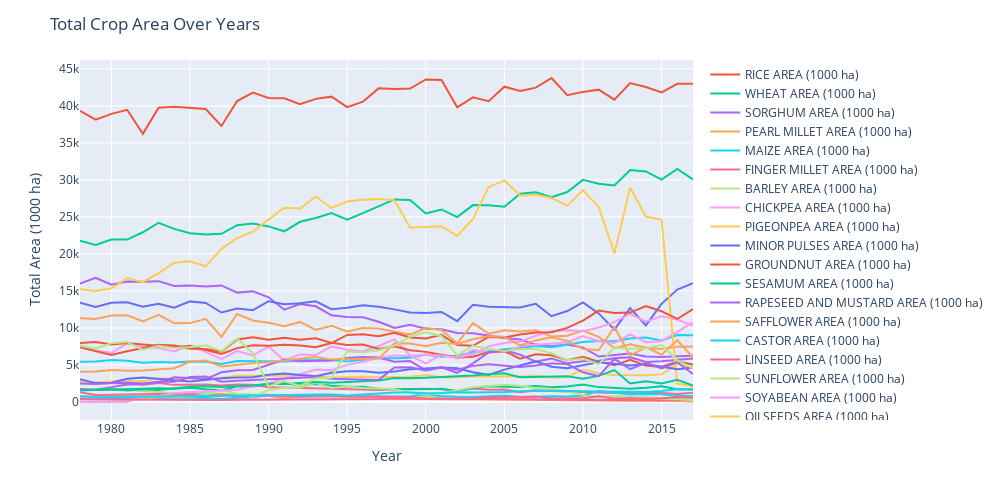

Notebook code cell kept with this figure:
### Code cell
import pandas as pd
import plotly.express as px

# Identify all columns that represent crop area
area_columns = [col for col in df.columns if 'AREA (1000 ha)' in col]

# Create a dictionary to store data for each crop over the years
crop_trends = {}

for crop in area_columns:
    # Aggregate total area by year
    crop_data = df.groupby('Year')[crop].sum().reset_index()
    crop_trends[crop] = crop_data

# Plot each crop's area trend over the years
fig = px.line()

for crop, data in crop_trends.items():
    fig.add_scatter(x=data['Year'], y=data[crop], mode='lines', name=crop)

# Customize the plot
fig.update_layout(
    title="Total Crop Area Over Years",
    xaxis_title="Year",
    yaxis_title="Total Area (1000 ha)",
    height=500,
    width=1000
)

# Show the plot
fig.show()
